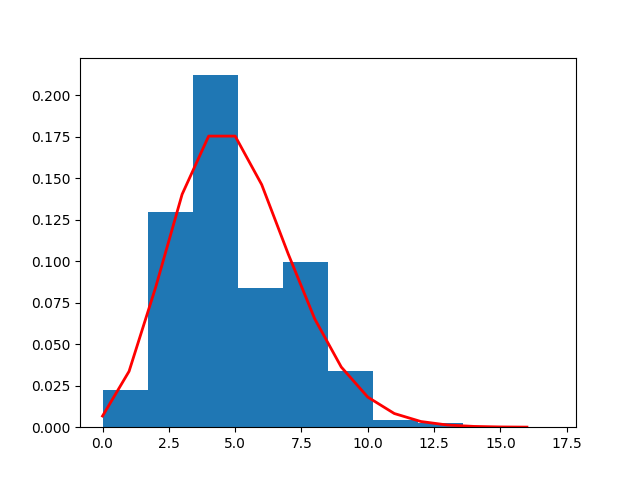

Write the Python code that produced this figure.
import matplotlib.pylab as pl
import numpy as np
import math as mt

mu=5
s=np.random.poisson(mu,10000)

count,bins,ignored=pl.hist(s,10,density=True)

bin=np.arange(max(s))
n=[]
for i in bin:
    n.append(mt.factorial(i))
pl.plot(bin,mu**bin/n*np.exp(-mu),linewidth=2,color="r")
pl.show()
